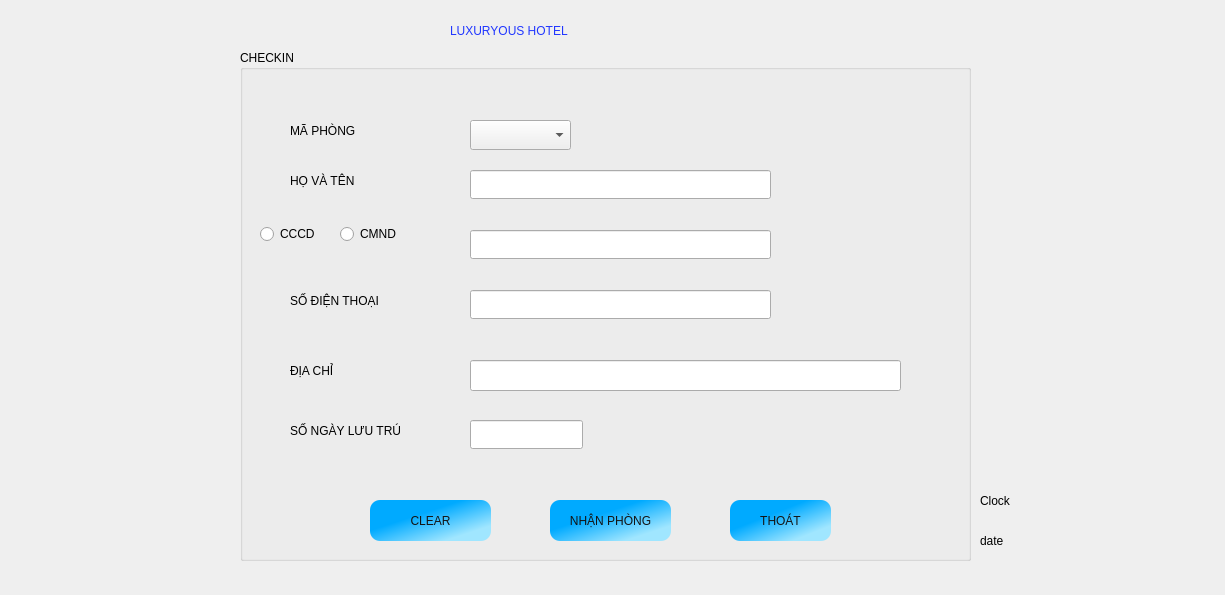
<?xml version="1.0" encoding="UTF-8"?>
<ui version="4.0">
 <class>checkin</class>
 <widget class="QDialog" name="checkin">
  <property name="geometry">
   <rect>
    <x>0</x>
    <y>0</y>
    <width>1225</width>
    <height>595</height>
   </rect>
  </property>
  <property name="windowTitle">
   <string>Dialog</string>
  </property>
  <widget class="QGroupBox" name="groupBox">
   <property name="geometry">
    <rect>
     <x>240</x>
     <y>50</y>
     <width>731</width>
     <height>511</height>
    </rect>
   </property>
   <property name="title">
    <string>CHECKIN</string>
   </property>
   <widget class="QLineEdit" name="address">
    <property name="geometry">
     <rect>
      <x>230</x>
      <y>310</y>
      <width>431</width>
      <height>31</height>
     </rect>
    </property>
   </widget>
   <widget class="QLabel" name="label_4">
    <property name="geometry">
     <rect>
      <x>50</x>
      <y>240</y>
      <width>141</width>
      <height>22</height>
     </rect>
    </property>
    <property name="styleSheet">
     <string notr="true">font: 12pt &quot;Segoe UI&quot;;</string>
    </property>
    <property name="text">
     <string>SỐ ĐIỆN THOẠI</string>
    </property>
   </widget>
   <widget class="QLabel" name="label">
    <property name="geometry">
     <rect>
      <x>50</x>
      <y>70</y>
      <width>111</width>
      <height>22</height>
     </rect>
    </property>
    <property name="styleSheet">
     <string notr="true">font: 12pt &quot;Segoe UI&quot;;</string>
    </property>
    <property name="text">
     <string>MÃ PHÒNG</string>
    </property>
   </widget>
   <widget class="QLineEdit" name="cccd">
    <property name="geometry">
     <rect>
      <x>230</x>
      <y>180</y>
      <width>301</width>
      <height>29</height>
     </rect>
    </property>
   </widget>
   <widget class="QLabel" name="label_5">
    <property name="geometry">
     <rect>
      <x>50</x>
      <y>310</y>
      <width>91</width>
      <height>22</height>
     </rect>
    </property>
    <property name="styleSheet">
     <string notr="true">font: 12pt &quot;Segoe UI&quot;;</string>
    </property>
    <property name="text">
     <string>ĐỊA CHỈ</string>
    </property>
   </widget>
   <widget class="QLabel" name="label_2">
    <property name="geometry">
     <rect>
      <x>50</x>
      <y>120</y>
      <width>101</width>
      <height>22</height>
     </rect>
    </property>
    <property name="styleSheet">
     <string notr="true">font: 12pt &quot;Segoe UI&quot;;</string>
    </property>
    <property name="text">
     <string>HỌ VÀ TÊN</string>
    </property>
   </widget>
   <widget class="QLineEdit" name="phone">
    <property name="geometry">
     <rect>
      <x>230</x>
      <y>240</y>
      <width>301</width>
      <height>29</height>
     </rect>
    </property>
   </widget>
   <widget class="QLineEdit" name="name">
    <property name="geometry">
     <rect>
      <x>230</x>
      <y>120</y>
      <width>301</width>
      <height>29</height>
     </rect>
    </property>
   </widget>
   <widget class="QPushButton" name="submit">
    <property name="geometry">
     <rect>
      <x>310</x>
      <y>450</y>
      <width>121</width>
      <height>41</height>
     </rect>
    </property>
    <property name="styleSheet">
     <string notr="true">
QPushButton{
	font: 700 10pt &quot;Segoe UI&quot;;
background-color: rgb(34, 150, 200);
background-color: qlineargradient(spread:pad, x1:0.278977, y1:0.268, x2:0.808, y2:0.812773, stop:0.196347 rgba(0, 170, 255, 255), stop:1 rgba(160, 230, 255, 255));
color: rgb(20, 20, 20);
border-radius:10px;
}
QPushButton:hover{
	background-color: rgb(150, 150, 150);
	color: rgb(34, 34, 34);
font: 900 10pt &quot;Segoe UI&quot;;
border-radius:10px;
}
QPushButton:pressed{
   
	background-color: rgb(37, 95, 255);
}</string>
    </property>
    <property name="text">
     <string>NHẬN PHÒNG</string>
    </property>
   </widget>
   <widget class="QPushButton" name="cancel">
    <property name="geometry">
     <rect>
      <x>490</x>
      <y>450</y>
      <width>101</width>
      <height>41</height>
     </rect>
    </property>
    <property name="styleSheet">
     <string notr="true">
QPushButton{
	font: 700 10pt &quot;Segoe UI&quot;;
background-color: rgb(34, 150, 200);
background-color: qlineargradient(spread:pad, x1:0.278977, y1:0.268, x2:0.808, y2:0.812773, stop:0.196347 rgba(0, 170, 255, 255), stop:1 rgba(160, 230, 255, 255));
color: rgb(20, 20, 20);
border-radius:10px;
}
QPushButton:hover{
	background-color: rgb(150, 150, 150);
	color: rgb(34, 34, 34);
font: 900 10pt &quot;Segoe UI&quot;;
border-radius:10px;
}
QPushButton:pressed{
   
	background-color: rgb(37, 95, 255);
}</string>
    </property>
    <property name="text">
     <string>THOÁT</string>
    </property>
   </widget>
   <widget class="QComboBox" name="cmbRoomList">
    <property name="geometry">
     <rect>
      <x>230</x>
      <y>70</y>
      <width>101</width>
      <height>30</height>
     </rect>
    </property>
   </widget>
   <widget class="QLabel" name="label_6">
    <property name="geometry">
     <rect>
      <x>50</x>
      <y>370</y>
      <width>171</width>
      <height>22</height>
     </rect>
    </property>
    <property name="styleSheet">
     <string notr="true">font: 12pt &quot;Segoe UI&quot;;</string>
    </property>
    <property name="text">
     <string>SỐ NGÀY LƯU TRÚ</string>
    </property>
   </widget>
   <widget class="QLineEdit" name="days">
    <property name="geometry">
     <rect>
      <x>230</x>
      <y>370</y>
      <width>113</width>
      <height>29</height>
     </rect>
    </property>
   </widget>
   <widget class="QPushButton" name="clear">
    <property name="geometry">
     <rect>
      <x>130</x>
      <y>450</y>
      <width>121</width>
      <height>41</height>
     </rect>
    </property>
    <property name="styleSheet">
     <string notr="true">
QPushButton{
	font: 700 10pt &quot;Segoe UI&quot;;
background-color: rgb(34, 150, 200);
background-color: qlineargradient(spread:pad, x1:0.278977, y1:0.268, x2:0.808, y2:0.812773, stop:0.196347 rgba(0, 170, 255, 255), stop:1 rgba(160, 230, 255, 255));
color: rgb(20, 20, 20);
border-radius:10px;
}
QPushButton:hover{
	background-color: rgb(150, 150, 150);
	color: rgb(34, 34, 34);
font: 900 10pt &quot;Segoe UI&quot;;
border-radius:10px;
}
QPushButton:pressed{
   
	background-color: rgb(37, 95, 255);
}</string>
    </property>
    <property name="text">
     <string>CLEAR</string>
    </property>
   </widget>
   <widget class="QRadioButton" name="cccd_2">
    <property name="geometry">
     <rect>
      <x>20</x>
      <y>170</y>
      <width>71</width>
      <height>28</height>
     </rect>
    </property>
    <property name="text">
     <string>CCCD</string>
    </property>
   </widget>
   <widget class="QRadioButton" name="cmnd">
    <property name="geometry">
     <rect>
      <x>100</x>
      <y>170</y>
      <width>81</width>
      <height>28</height>
     </rect>
    </property>
    <property name="text">
     <string>CMND</string>
    </property>
   </widget>
  </widget>
  <widget class="QLabel" name="label_7">
   <property name="geometry">
    <rect>
     <x>90</x>
     <y>530</y>
     <width>391</width>
     <height>22</height>
    </rect>
   </property>
   <property name="text">
    <string/>
   </property>
  </widget>
  <widget class="QLabel" name="label_10">
   <property name="geometry">
    <rect>
     <x>450</x>
     <y>0</y>
     <width>361</width>
     <height>61</height>
    </rect>
   </property>
   <property name="styleSheet">
    <string notr="true">font: 700 italic 14pt &quot;Fixedsys&quot;;
font: 700 italic 22pt &quot;Source Code Pro&quot;;
font: 700 italic 28pt &quot;Roman&quot;;

color: rgb(33, 55, 255);</string>
   </property>
   <property name="text">
    <string>LUXURYOUS HOTEL</string>
   </property>
  </widget>
  <widget class="QLabel" name="clock">
   <property name="geometry">
    <rect>
     <x>980</x>
     <y>480</y>
     <width>231</width>
     <height>41</height>
    </rect>
   </property>
   <property name="styleSheet">
    <string notr="true">font: 16pt &quot;Segoe UI&quot;;</string>
   </property>
   <property name="text">
    <string>Clock</string>
   </property>
  </widget>
  <widget class="QLabel" name="date">
   <property name="geometry">
    <rect>
     <x>980</x>
     <y>520</y>
     <width>261</width>
     <height>41</height>
    </rect>
   </property>
   <property name="styleSheet">
    <string notr="true">font: 12pt &quot;Segoe UI&quot;;</string>
   </property>
   <property name="text">
    <string>date</string>
   </property>
  </widget>
 </widget>
 <resources/>
 <connections/>
</ui>
